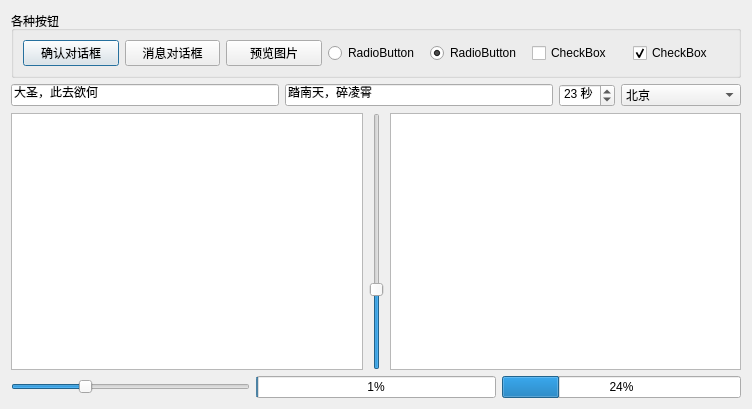
<?xml version="1.0" encoding="UTF-8"?>
<ui version="4.0">
 <class>WidgetsShower</class>
 <widget class="QWidget" name="WidgetsShower">
  <property name="geometry">
   <rect>
    <x>0</x>
    <y>0</y>
    <width>752</width>
    <height>409</height>
   </rect>
  </property>
  <property name="windowTitle">
   <string>Form</string>
  </property>
  <layout class="QGridLayout" name="gridLayout_2">
   <item row="0" column="0">
    <widget class="QGroupBox" name="groupBox">
     <property name="title">
      <string>各种按钮</string>
     </property>
     <layout class="QGridLayout" name="gridLayout">
      <item row="0" column="1">
       <widget class="QPushButton" name="messageButton">
        <property name="text">
         <string>消息对话框</string>
        </property>
       </widget>
      </item>
      <item row="0" column="4">
       <widget class="QRadioButton" name="radioButton_2">
        <property name="text">
         <string>RadioButton</string>
        </property>
       </widget>
      </item>
      <item row="0" column="0">
       <widget class="QPushButton" name="confirmButton">
        <property name="text">
         <string>确认对话框</string>
        </property>
        <property name="autoDefault">
         <bool>true</bool>
        </property>
        <property name="default">
         <bool>true</bool>
        </property>
       </widget>
      </item>
      <item row="0" column="2">
       <widget class="QPushButton" name="previewImageButton">
        <property name="text">
         <string>预览图片</string>
        </property>
       </widget>
      </item>
      <item row="0" column="5">
       <widget class="QRadioButton" name="radioButton">
        <property name="text">
         <string>RadioButton</string>
        </property>
        <property name="checked">
         <bool>true</bool>
        </property>
       </widget>
      </item>
      <item row="0" column="7">
       <widget class="QCheckBox" name="checkBox_2">
        <property name="text">
         <string>CheckBox</string>
        </property>
        <property name="checked">
         <bool>true</bool>
        </property>
       </widget>
      </item>
      <item row="0" column="6">
       <widget class="QCheckBox" name="checkBox">
        <property name="text">
         <string>CheckBox</string>
        </property>
       </widget>
      </item>
     </layout>
    </widget>
   </item>
   <item row="2" column="0">
    <layout class="QHBoxLayout" name="horizontalLayout_3">
     <item>
      <widget class="QListView" name="listView"/>
     </item>
     <item>
      <widget class="QSlider" name="verticalSlider">
       <property name="maximum">
        <number>100</number>
       </property>
       <property name="value">
        <number>30</number>
       </property>
       <property name="orientation">
        <enum>Qt::Vertical</enum>
       </property>
      </widget>
     </item>
     <item>
      <widget class="QTableView" name="tableView">
       <property name="showGrid">
        <bool>false</bool>
       </property>
      </widget>
     </item>
    </layout>
   </item>
   <item row="3" column="0">
    <layout class="QHBoxLayout" name="horizontalLayout">
     <item>
      <widget class="QSlider" name="horizontalSlider">
       <property name="maximum">
        <number>100</number>
       </property>
       <property name="value">
        <number>30</number>
       </property>
       <property name="orientation">
        <enum>Qt::Horizontal</enum>
       </property>
      </widget>
     </item>
     <item>
      <widget class="QProgressBar" name="progressBar">
       <property name="value">
        <number>1</number>
       </property>
      </widget>
     </item>
     <item>
      <widget class="QProgressBar" name="progressBar_2">
       <property name="value">
        <number>24</number>
       </property>
      </widget>
     </item>
    </layout>
   </item>
   <item row="1" column="0">
    <layout class="QHBoxLayout" name="horizontalLayout_2">
     <item>
      <widget class="QLineEdit" name="lineEdit">
       <property name="text">
        <string>大圣，此去欲何</string>
       </property>
      </widget>
     </item>
     <item>
      <widget class="QLineEdit" name="lineEdit_2">
       <property name="text">
        <string>踏南天，碎凌霄</string>
       </property>
      </widget>
     </item>
     <item>
      <widget class="QSpinBox" name="spinBox">
       <property name="suffix">
        <string> 秒</string>
       </property>
       <property name="value">
        <number>23</number>
       </property>
      </widget>
     </item>
     <item>
      <widget class="QComboBox" name="comboBox">
       <property name="minimumSize">
        <size>
         <width>120</width>
         <height>0</height>
        </size>
       </property>
       <property name="maxVisibleItems">
        <number>20</number>
       </property>
       <item>
        <property name="text">
         <string>北京</string>
        </property>
       </item>
       <item>
        <property name="text">
         <string>天津</string>
        </property>
       </item>
       <item>
        <property name="text">
         <string>南京</string>
        </property>
       </item>
       <item>
        <property name="text">
         <string>望京</string>
        </property>
       </item>
       <item>
        <property name="text">
         <string>西京</string>
        </property>
       </item>
       <item>
        <property name="text">
         <string>牛津</string>
        </property>
       </item>
       <item>
        <property name="text">
         <string>河北</string>
        </property>
       </item>
       <item>
        <property name="text">
         <string>涿州</string>
        </property>
       </item>
       <item>
        <property name="text">
         <string>贵州</string>
        </property>
       </item>
       <item>
        <property name="text">
         <string>山西</string>
        </property>
       </item>
       <item>
        <property name="text">
         <string>湖南</string>
        </property>
       </item>
       <item>
        <property name="text">
         <string>湖北</string>
        </property>
       </item>
      </widget>
     </item>
    </layout>
   </item>
  </layout>
 </widget>
 <resources/>
 <connections/>
</ui>
